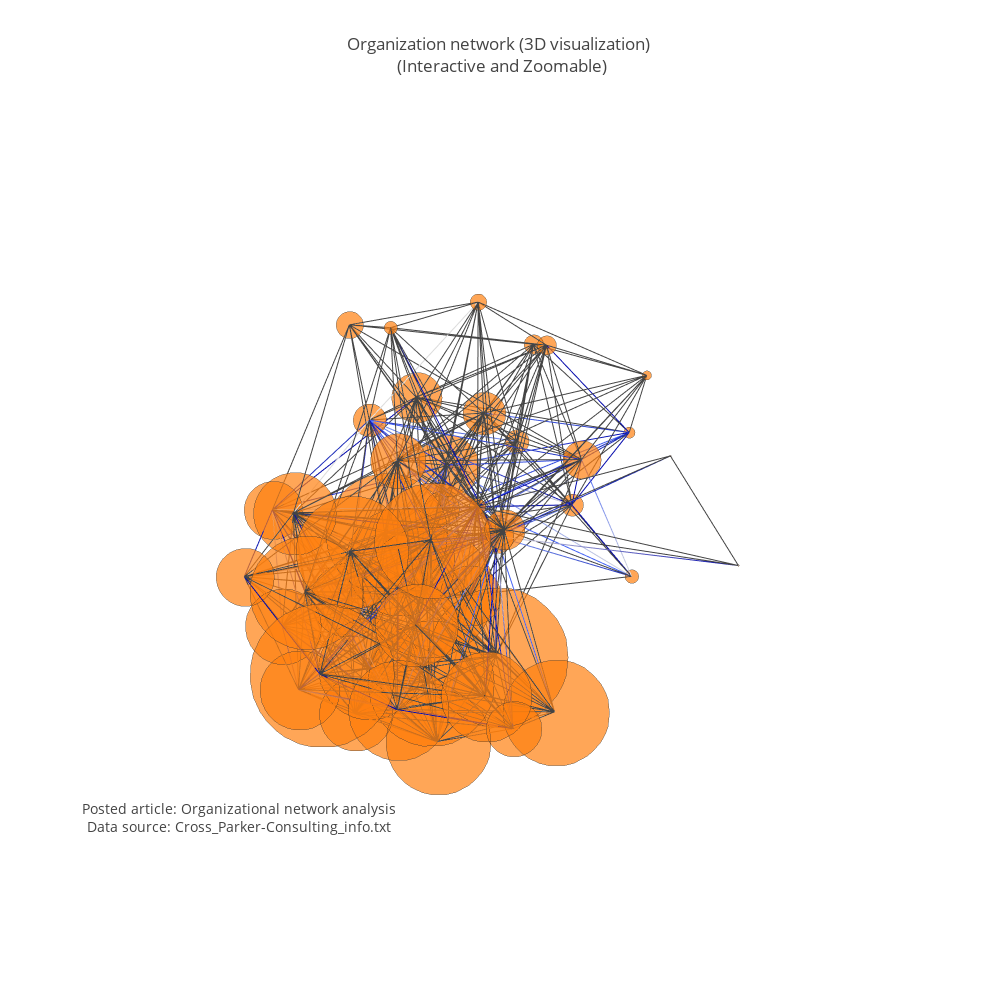

Here is the notebook cell this chart was saved with:
### Code cell
# To run the graph offline, remove the comment sign from the next two lines
from plotly.offline import init_notebook_mode, iplot
init_notebook_mode(connected=True)
data=[trace1, trace2]
fig=go.Figure(data=data, layout=layout)
# To run the graph offline, remove the comment sign from the next line
iplot(fig, filename='ona_analysis')
# To run the graph offline, comment out the next line
# py.plot(fig, filename='ona_analysis')

### Figure 1 — Plotly figure (JSON) as saved in the notebook; plotly's stock layout.template omitted (floating-point values rounded to 4 significant figures; data arrays with more than 128 entries replaced by an {"elided": "..."} marker saying what was removed)
{"data": [{"hoverinfo": "none", "line": {"color": {"elided": "879 int values"}, "colorscale": "Blues", "width": 2}, "mode": "lines", "type": "scatter3d", "uid": "82f0345b-bff2-4051-a631-a7300346cc2d", "x": {"elided": "2637 float values"}, "y": {"elided": "2637 float values"}, "z": {"elided": "2637 float values"}}, {"hoverinfo": "text", "marker": {"colorscale": "Viridis", "line": {"color": "rgb(50,50,50)", "width": 0.5}, "size": [26.42, 7.775, 42.61, 15.35, 23.33, 9.4, 78.04, 96.83, 13.2, 6.27, 75.36, 24.12, 69.51, 100, 52.61, 22.87, 51.53, 55.1, 40.31, 11.14, 41.98, 87.45, 84.23, 38.42, 27.99, 72.69, 50.69, 78.82, 70.58, 34.8, 29.6, 38.24, 40.23, 57.24, 18.77, 13.38, 16.57, 57.48, 73.68, 62.68, 80.52, 91.14, 9.076, 11.37, 1.176, 1.155], "symbol": "circle"}, "mode": "markers", "name": "actors", "text": ["1", "3", "8", "9", "12", "15", "23", "26", "37", "46", "2", "4", "5", "6", "7", "10", "11", "13", "14", "16", "18", "19", "20", "21", "22", "25", "27", "28", "29", "31", "33", "34", "35", "38", "41", "32", "40", "17", "36", "39", "44", "45", "42", "43", "24", "30"], "type": "scatter3d", "uid": "19bfac4d-476c-4ca4-bb72-94015d6d7c26", "x": [0.5234, -0.08055, 0.7911, 0.2456, 1.101, 0.1934, 1.996, 1.378, 0.4355, 0.323, 1.333, 0.6485, 2.111, 2.349, 2.057, 1.255, 1.542, 2.321, 1.785, 1.213, 1.019, 1.603, 1.466, 1.795, 1.162, 1.884, 2.101, 2.176, 1.768, 0.8234, 0.6207, 1.47, 2.345, 1.834, 1.181, 0.1541, 0.2353, 2.09, 1.429, 2.02, 1.705, 1.502, 1.436, 0.8823, 1.088, 0.7011], "y": [3.92, 3.782, 3.104, 3.636, 3.835, 4.097, 3.766, 4.108, 3.557, 4.16, 3.266, 2.87, 4.179, 3.925, 3.115, 2.996, 3.005, 3.655, 2.73, 3.808, 3.523, 3.808, 3.333, 4.644, 3.954, 4.186, 3.797, 3.608, 3.475, 2.888, 3.249, 3.495, 3.356, 3.033, 2.792, 3.198, 3.146, 4.335, 4.581, 4.692, 4.007, 3.702, 3.472, 3.489, 4.867, 5.062], "z": [2.877, 2.737, 2.59, 2.294, 2.609, 1.961, 2.958, 2.1, 3.413, 3.41, 2.254, 2.086, 2.293, 2.516, 2.115, 3.049, 1.931, 2.2, 2.573, 2.847, 1.96, 1.85, 2.562, 2.276, 2.748, 1.893, 1.967, 2.724, 1.843, 2.982, 2.939, 3.103, 2.769, 2.729, 3.527, 3.2, 2.537, 2.918, 2.066, 2.692, 2.999, 2.386, 3.816, 3.78, 3.572, 2.874]}], "layout": {"annotations": [{"font": {"size": 14}, "showarrow": false, "text": "Posted article: <a href='https://ai-journey.com/2019/04/organizational-network-analysis'>Organizational network analysis</a><br>Data source: <a href='https://toreopsahl.com/datasets/#Cross_Parker'>Cross_Parker-Consulting_info.txt</a>", "x": 0, "xanchor": "left", "xref": "paper", "y": 0.1, "yanchor": "bottom", "yref": "paper"}], "height": 1000, "hovermode": "closest", "margin": {"t": 100}, "scene": {"xaxis": {"showbackground": false, "showgrid": false, "showline": false, "showticklabels": false, "title": {"text": ""}, "zeroline": false}, "yaxis": {"showbackground": false, "showgrid": false, "showline": false, "showticklabels": false, "title": {"text": ""}, "zeroline": false}, "zaxis": {"showbackground": false, "showgrid": false, "showline": false, "showticklabels": false, "title": {"text": ""}, "zeroline": false}}, "showlegend": false, "title": {"text": "Organization network (3D visualization) <br> (Interactive and Zoomable)"}, "width": 1000}}
